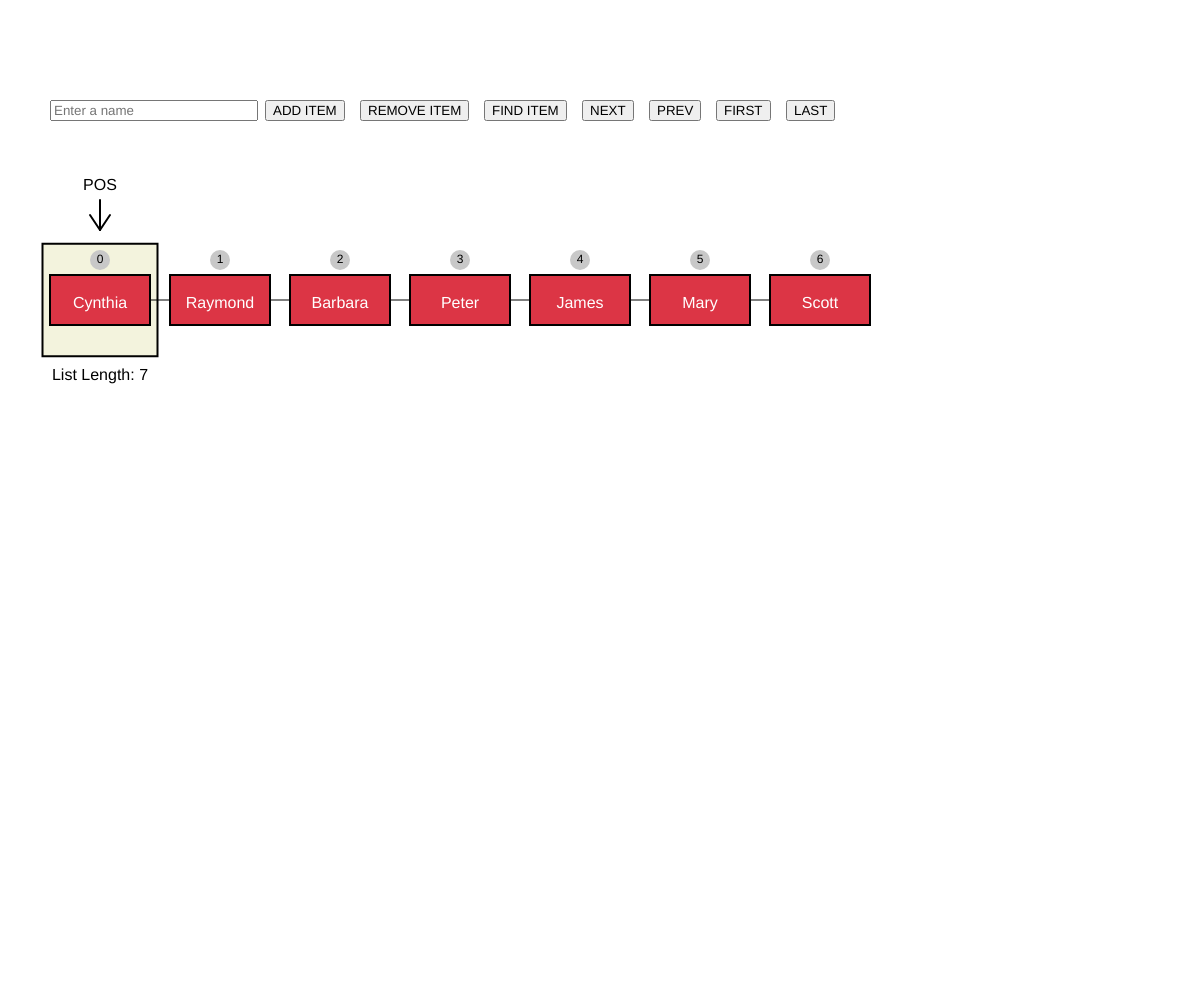
Frame 1 (no input)
Frame 60 (no input): identical to frame 1, image omitted
Frame 120 (the mouse pressed at the canvas centre since frame 60): identical to frame 1, image omitted

The p5.js sketch that drew this single still picture (run headless with seeded random() and noise() and a simulated clock; from frame 60 on, the mouse is pressed at the canvas centre):

// p5.js sketch
// ── sketch.js
var canvas;
var names;

var baseX = 100, baseY = 300;

function setup() {
  	canvas = createCanvas(windowWidth, windowHeight);
  	canvas.position(0,0);
  	canvas.style('z-index', '-1');
  	canvas.style('display', 'block');
  	background(255);

  	names = new List();
  	// append som items to the list
	names.append("Cynthia");
	names.append("Raymond");
	names.append("Barbara");
	names.append("Peter");
	names.append("James");
	names.append("Mary");
	names.append("Scott");


	input = createInput();
	input.position(50, 100);
	input.size(200);
	input.attribute('placeholder', 'Enter a name');
	input.class("form-control");

	button = createButton('ADD ITEM');
	button.position(input.x + input.width + 15, 100);
	button.mousePressed(addItem);
	button.class('btn btn-info');

	button2 = createButton('REMOVE ITEM');
	button2.position(button.x + button.width + 15, 100);
	button2.mousePressed(removeItem);
	button2.class('btn btn-info');

	button3 = createButton('FIND ITEM');
	button3.position(button2.x + button2.width + 15, 100);
	button3.mousePressed(findItem);
	button3.class('btn btn-info');

	button4 = createButton('NEXT');
	button4.position(button3.x + button3.width + 15, 100);
	button4.mousePressed(next);
	button4.class('btn btn-danger');

	button5 = createButton('PREV');
	button5.position(button4.x + button4.width + 15, 100);
	button5.mousePressed(prev);
	button5.class('btn btn-danger');

	button6 = createButton('FIRST');
	button6.position(button5.x + button5.width + 15, 100);
	button6.mousePressed(first);
	button6.class('btn btn-warning');

	button7 = createButton('LAST');
	button7.position(button6.x + button6.width + 15, 100);
	button7.mousePressed(last);
	button7.class('btn btn-warning');
}

function windowResized(){
	resizeCanvas(windowWidth, windowHeight);
}

function draw() {
	background(255);
  	names.display(baseX, baseY);
}

function addItem(){
	const name = input.value();
  	alert('Adding ' + name + '!');
  	names.append(name);
  	input.value('');
}

function removeItem(){
	const name = input.value();
  	alert('Removing ' + name + '!');
  	names.remove(name);
  	input.value('');
}

function findItem(){
	const name = input.value();
	input.value('');
  	alert('Searching for ' + name + '!');
  	const position = names.find(name);
  	if(position==-1){
  		alert("Item "+ name +" doesn't appears in the list.");
  	}
  	else {
  		alert("Item "+ name +" is in position "+position+" in the list.");
  	}
}

function next(){
	names.next();
}

function prev(){
	names.prev();
}

function first(){
	names.front();
}

function last(){
	names.end();
}
// ── ItemList.js


class ItemList {

	constructor(info){
		this.info = info;
	}


	display(i, l, p, x, y, w, h){
		rectMode(CENTER);
		strokeWeight(2);
		if(i==p){
			fill(200,200,100, 55);
			rect(x, y, w*1.15, h*2.25);
		}
		fill(220, 53, 69);
		rect(x, y, w, h);
		ellipseMode(CENTER);
		fill(200); strokeWeight(0.0);
		ellipse(x, y-h/2-15, 20, 20);
		fill(0);
		textSize(12);
		textAlign(CENTER);
		text(i, x, y-h/2-12);
		textSize(16);
		fill(255);
		text(this.info, x, y+8);
		if(i<l-1){
			strokeWeight(1);
			line(x + w/2, y, x + w/2 + 20, y);
		}
	}


}
// ── List.js

class List {

   constructor(){
      this.listSize = 0;
      this.pos = 0;
      this.dataStore = [];
   }

   append(element) {
      this.dataStore[this.listSize++] = element;
   }

   find(element) {
      for (var i = 0; i < this.dataStore.length; ++i) {
         if (this.dataStore[i] == element) {
            return i;
         }
      }
      return -1;
   }

   remove(element) {
      var foundAt = this.find(element);
      if (foundAt > -1) {
         this.dataStore.splice(foundAt,1);
         --this.listSize;
         return true;
      }
      return false;
   }

   toString() {
      return this.dataStore;
   }

   front() {
     this.pos = 0;
   }

   end() {
      this.pos = this.listSize-1;
   }

   prev() {
    if (this.pos > 0) {
      --this.pos;
    }
   }

   next() {
    if (this.pos < this.listSize-1) {
      ++this.pos;
    }
   }

   currPos() {
      return this.pos;
   }

   moveTo(position) {
      this.pos = position;
   }

   getElement() {
      return this.dataStore[this.pos];
   }



   // Additional functions to display list

   display(bx, by){
      for (var i = 0; i < this.dataStore.length; ++i) {
         var item = new ItemList(this.dataStore[i]);
         rectMode(CENTER);
         var x = bx + i*120;
         var y = by;
         item.display(i, this.listSize, this.pos, x, y, 100, 50);
      }

      //Display pos
      var xpos = bx+this.pos*120;
      var ypos = by - 100;
      strokeWeight(2);
      strokeCap(ROUND);
      line(xpos, ypos, xpos, ypos+30);
      line(xpos, ypos+30, xpos-10, ypos+30-15);
      line(xpos, ypos+30, xpos+10, ypos+30-15);
      fill(0);
      text("POS", xpos, ypos-10);

      //Display length
      text("List Length: "+this.listSize, baseX, ypos+180);
   }
}
